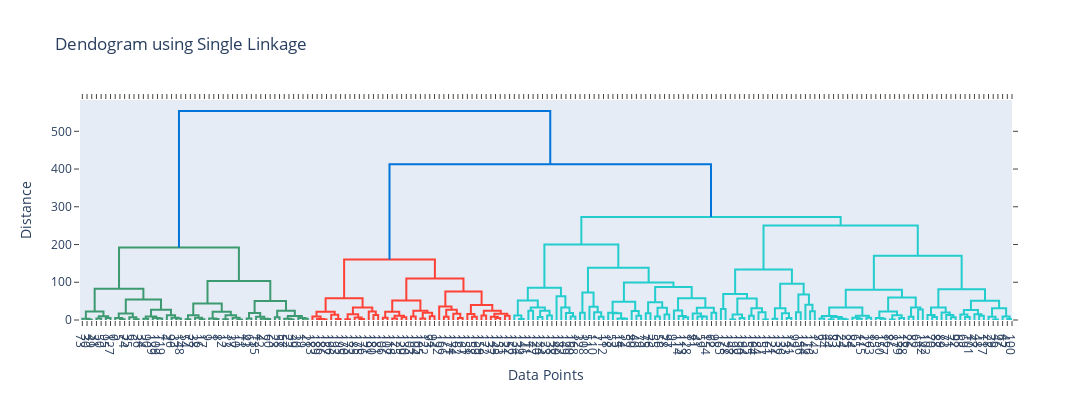

This figure's notebook cell:
### Markdown cell above
## Varying the linkage type

### Code cell
clus_model = HeirarchialClustering(linkage_type='single')
linkage_matrix = clus_model.get_linkage_matrix(X_data)
clus_model.plot_dendrogram(title = 'Dendogram using Single Linkage')
